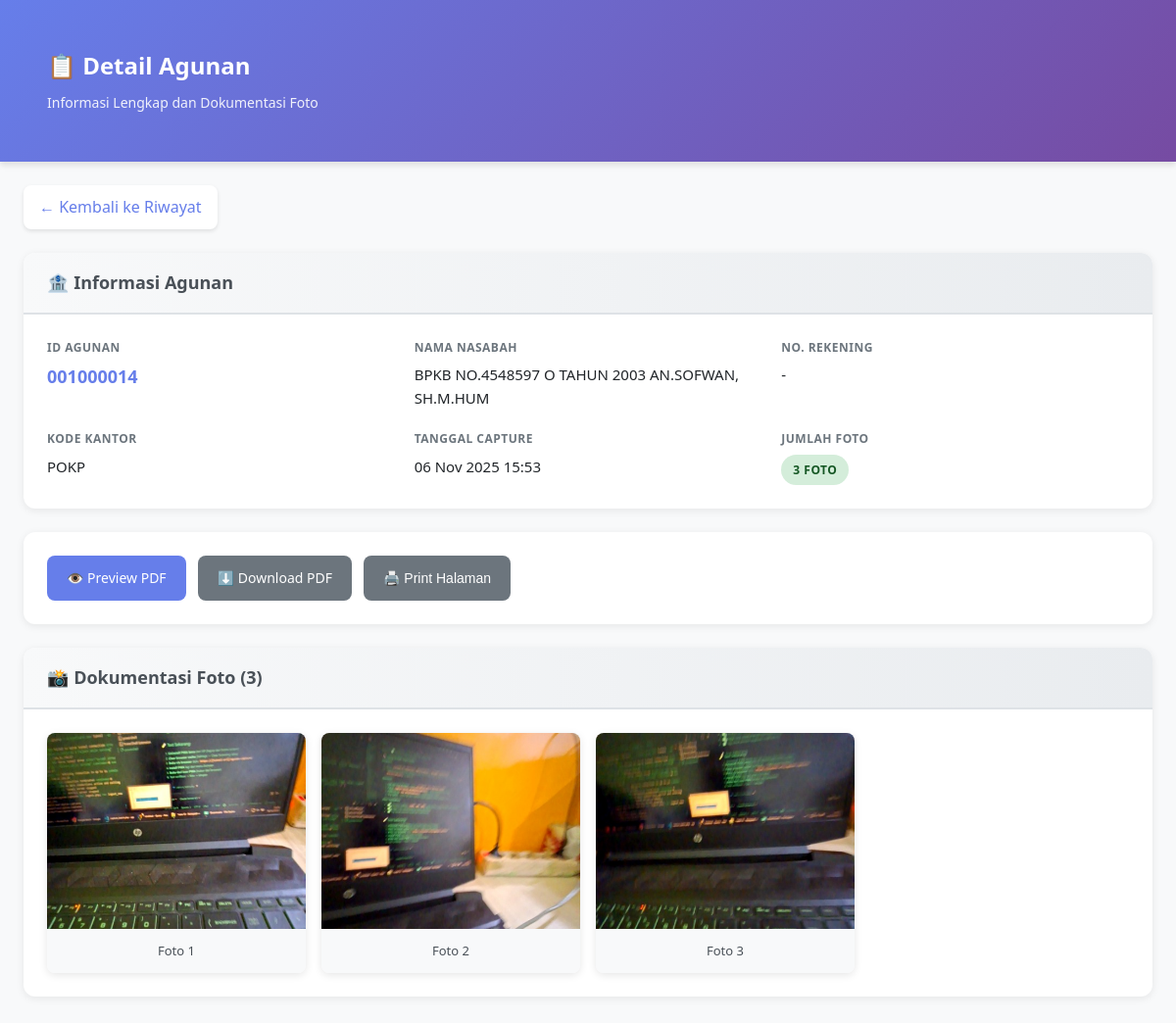
Page /ui/agunan_detail.php?id=18 (signed in) on the committed database.
### tables this page shows
CREATE TABLE `agunan_data`  (
  `id` int(11) NOT NULL AUTO_INCREMENT,
  `id_agunan` varchar(50) NOT NULL,
  `agunan_id_ibs` varchar(20) NULL DEFAULT NULL COMMENT 'ID Agunan dari Core Banking IBS',
  `kode_jenis_agunan` char(3) NULL DEFAULT NULL COMMENT 'Kode jenis agunan dari IBS (5=SHM, 6=SHGB, dll)',
  `cif` varchar(20) NULL DEFAULT NULL COMMENT 'CIF Nasabah dari IBS',
  `nama_nasabah_ibs` varchar(200) NULL DEFAULT NULL COMMENT 'Nama Nasabah dari tabel nasabah IBS',
  `alamat_nasabah_ibs` text NULL COMMENT 'Alamat Nasabah dari IBS',
  `deskripsi_ringkas` varchar(254) NULL DEFAULT NULL COMMENT 'Deskripsi agunan dari IBS',
  `tanah_no_shm` varchar(100) NULL DEFAULT NULL COMMENT 'Nomor Sertifikat Hak Milik',
  `tanah_no_shgb` varchar(100) NULL DEFAULT NULL COMMENT 'Nomor Sertifikat Hak Guna Bangunan',
  `tanah_tgl_sertifikat` date NULL DEFAULT NULL COMMENT 'Tanggal Sertifikat',
  `tanah_luas` decimal(18, 2) NULL DEFAULT NULL COMMENT 'Luas Tanah (m2)',
  `tanah_nama_pemilik` varchar(200) NULL DEFAULT NULL COMMENT 'Nama Pemilik Tanah',
  `tanah_lokasi` text NULL COMMENT 'Lokasi: Desa, Kecamatan, Kabupaten',
  `kend_jenis` varchar(80) NULL DEFAULT NULL COMMENT 'Jenis Kendaraan',
  `kend_merk` varchar(80) NULL DEFAULT NULL COMMENT 'Merk Kendaraan',
  `kend_tahun` char(4) NULL DEFAULT NULL COMMENT 'Tahun Pembuatan',
  `kend_no_polisi` varchar(100) NULL DEFAULT NULL COMMENT 'Nomor Polisi Kendaraan',
  `verified_from_ibs` tinyint(1) NULL DEFAULT 0 COMMENT '0=manual, 1=verified dari IBS',
  `verified_at` datetime NULL DEFAULT NULL COMMENT 'Waktu verifikasi ke IBS',
  `verified_by` varchar(50) NULL DEFAULT NULL COMMENT 'Username yang melakukan verifikasi',
  `photo_taken_by` varchar(50) NULL DEFAULT NULL COMMENT 'Username fotografer',
  `photo_taken_at` datetime NULL DEFAULT NULL COMMENT 'Waktu mulai foto',
  `photo_device` varchar(200) NULL DEFAULT NULL COMMENT 'Device info (user agent)',
  `nama_nasabah` varchar(100) NOT NULL,
  `no_rek` varchar(50) NOT NULL,
  `user_id` int(11) NOT NULL,
  `created_by` varchar(50) NOT NULL,
  `nama_kc` varchar(100) NOT NULL,
  `kode_kantor` varchar(20) NOT NULL DEFAULT 'POKP',
  `pdf_filename` varchar(255) NOT NULL,
  `pdf_path` varchar(500) NOT NULL,
  `total_foto` int(11) NULL DEFAULT 0,
  `created_at` timestamp NULL DEFAULT CURRENT_TIMESTAMP,
  `updated_at` timestamp NULL DEFAULT CURRENT_TIMESTAMP ON UPDATE CURRENT_TIMESTAMP,
  PRIMARY KEY (`id`) USING BTREE,
  INDEX `user_id`(`user_id`) USING BTREE,
  INDEX `idx_id_agunan`(`id_agunan`) USING BTREE,
  INDEX `idx_nama_nasabah`(`nama_nasabah`) USING BTREE,
  INDEX `idx_no_rek`(`no_rek`) USING BTREE,
  INDEX `idx_created_at`(`created_at`) USING BTREE,
  INDEX `idx_agunan_id_ibs`(`agunan_id_ibs`) USING BTREE,
  INDEX `idx_verified`(`verified_from_ibs`) USING BTREE,
  INDEX `idx_photo_taken_by`(`photo_taken_by`) USING BTREE,
  INDEX `idx_cif`(`cif`) USING BTREE
);

CREATE TABLE `agunan_foto`  (
  `id` int(11) NOT NULL AUTO_INCREMENT,
  `agunan_data_id` int(11) NOT NULL,
  `foto_filename` varchar(255) NOT NULL,
  `foto_path` varchar(500) NOT NULL,
  `keterangan` text NOT NULL,
  `file_size` int(11) NULL DEFAULT 0,
  `foto_order` int(11) NULL DEFAULT 1,
  `uploaded_by` varchar(50) NULL DEFAULT NULL COMMENT 'Username yang upload foto',
  `uploaded_at` datetime NULL DEFAULT CURRENT_TIMESTAMP COMMENT 'Waktu upload foto',
  `created_at` timestamp NULL DEFAULT CURRENT_TIMESTAMP,
  PRIMARY KEY (`id`) USING BTREE,
  INDEX `idx_agunan_data_id`(`agunan_data_id`) USING BTREE,
  INDEX `idx_foto_order`(`foto_order`) USING BTREE,
  INDEX `idx_uploaded_by`(`uploaded_by`) USING BTREE
);

### ui/agunan_detail.php (the view, shortened to what this page needs)
<?php
require_once __DIR__ . '/../config.php';
$id = isset($_GET['id']) ? (int)$_GET['id'] : 0;
$kode_kantor = $_SESSION['kode_kantor'] ?? '000';
if ($kode_kantor === '000') {
    $sql = "SELECT * FROM agunan_data WHERE id = ?";
    $stmt = $conn->prepare($sql);
    $stmt->bind_param('i', $id);
} else {
    $sql = "SELECT * FROM agunan_data WHERE id = ? AND kode_kantor = ?";
    $stmt = $conn->prepare($sql);
    $stmt->bind_param('is', $id, $kode_kantor);
}
$stmt->execute();
$result = $stmt->get_result();
$data = $result->fetch_assoc();
$stmt = $conn->prepare('SELECT * FROM agunan_foto WHERE agunan_data_id = ? ORDER BY foto_order ASC, id ASC');
$stmt->bind_param('i', $id);
$stmt->execute();
$photos = $stmt->get_result()->fetch_all(MYSQLI_ASSOC);
?>
<!DOCTYPE html>
<html lang="id">
<head>
</head>
<body>
    <div class="header">
        <div class="container">
            <h1>📋 Detail Agunan</h1>
            <div class="subtitle">Informasi Lengkap dan Dokumentasi Foto</div>
        </div>
    </div>
    <div class="container">
        <a href="history.php" class="back-btn">
            ← Kembali ke Riwayat
        </a>
        <div class="card">
            <div class="card-header">
                <h2>🏦 Informasi Agunan</h2>
            </div>
            <div class="card-body">
                <div class="info-grid">
                    <div class="info-item">
                        <div class="info-label">ID Agunan</div>
                        <div class="info-value highlight"><?= htmlspecialchars($data['id_agunan']) ?></div>
                    </div>
                    <div class="info-item">
                        <div class="info-label">Nama Nasabah</div>
                        <div class="info-value"><?= htmlspecialchars($data['nama_nasabah']) ?></div>
                    </div>
                    <div class="info-item">
                        <div class="info-label">No. Rekening</div>
                        <div class="info-value"><?= htmlspecialchars($data['no_rek']) ?></div>
                    </div>
                    <div class="info-item">
                        <div class="info-label">Kode Kantor</div>
                        <div class="info-value"><?= htmlspecialchars($data['kode_kantor']) ?></div>
                    </div>
                    <div class="info-item">
                        <div class="info-label">Tanggal Capture</div>
                        <div class="info-value"><?= date('d M Y H:i', strtotime($data['created_at'])) ?></div>
                    </div>
                    <div class="info-item">
                        <div class="info-label">Jumlah Foto</div>
                        <div class="info-value">
                            <span class="badge badge-success"><?= count($photos) ?> Foto</span>
                        </div>
                    </div>
                </div>
            </div>
        </div>
        <div class="card">
            <div class="card-body">
                <div class="actions">
                    <?php if (!empty($data['pdf_path'])): ?>
                    <a href="../<?= htmlspecialchars($data['pdf_path']) ?>" target="_blank" class="btn btn-primary">
                        👁️ Preview PDF
                    </a>
                    <a href="../<?= htmlspecialchars($data['pdf_path']) ?>" download class="btn btn-secondary">
                        ⬇️ Download PDF
                    </a>
                    <?php endif; ?>
                    <button onclick="window.print()" class="btn btn-secondary">
                        🖨️ Print Halaman
                    </button>
                </div>
            </div>
        </div>
        <div class="card">
            <div class="card-header">
                <h2>📸 Dokumentasi Foto (<?= count($photos) ?>)</h2>
            </div>
            <div class="card-body">
                <?php if (empty($photos)): ?>
                    <div class="empty">
                        <p>Tidak ada foto</p>
                    </div>
                <?php else: ?>
                    <div class="photo-grid">
                        <?php foreach ($photos as $idx => $photo): ?>
                            <div class="photo-item">
                                <img src="../<?= htmlspecialchars($photo['foto_path']) ?>"
                                     alt="Foto <?= $idx + 1 ?>"
                                     loading="lazy">
                                <div class="photo-caption">
                                    Foto <?= $idx + 1 ?>
                                </div>
                            </div>
                        <?php endforeach; ?>
                    </div>
                <?php endif; ?>
            </div>
        </div>
    </div>
</body>
</html>

### ui/agunan_detail.php (style rules this page uses)
* { box-sizing: border-box; margin: 0; padding: 0; }
body { font-family: 'Segoe UI', Tahoma, Geneva, Verdana, sans-serif; background: #f8f9fa; color: #212529; line-height: 1.6; }
.header { background: linear-gradient(135deg, #667eea 0%, #764ba2 100%); color: white; padding: 24px; box-shadow: 0 4px 6px rgba(0,0,0,0.1); }
.header h1 { font-size: 24px; font-weight: 600; margin-bottom: 8px; }
.header .subtitle { opacity: 0.9; font-size: 14px; }
.container { max-width: 1200px; margin: 0 auto; padding: 24px; }
.back-btn { display: inline-flex; align-items: center; gap: 8px; padding: 10px 16px; background: white; color: #667eea; text-decoration: none; border-radius: 8px; font-weight: 500; margin-bottom: 24px; box-shadow: 0 2px 4px rgba(0,0,0,0.1); transition: all 0.2s; }
.card { background: white; border-radius: 12px; box-shadow: 0 2px 8px rgba(0,0,0,0.08); margin-bottom: 24px; overflow: hidden; }
.card-header { background: linear-gradient(to right, #f8f9fa, #e9ecef); padding: 16px 24px; border-bottom: 2px solid #dee2e6; }
.card-header h2 { font-size: 18px; font-weight: 600; color: #495057; display: flex; align-items: center; gap: 8px; }
.card-body { padding: 24px; }
.info-grid { display: grid; grid-template-columns: repeat(auto-fit, minmax(280px, 1fr)); gap: 20px; }
.info-item { display: flex; flex-direction: column; }
.info-label { font-size: 12px; font-weight: 600; color: #6c757d; text-transform: uppercase; letter-spacing: 0.5px; margin-bottom: 6px; }
.info-value { font-size: 15px; color: #212529; font-weight: 500; }
.info-value.highlight { color: #667eea; font-size: 18px; font-weight: 600; }
.photo-grid { display: grid; grid-template-columns: repeat(auto-fill, minmax(250px, 1fr)); gap: 16px; }
.photo-item { border-radius: 8px; overflow: hidden; box-shadow: 0 2px 8px rgba(0,0,0,0.1); transition: transform 0.2s, box-shadow 0.2s; }
.photo-item img { width: 100%; height: 200px; object-fit: cover; display: block; }
.photo-caption { padding: 12px; background: #f8f9fa; font-size: 13px; color: #495057; text-align: center; font-weight: 500; }
.badge { display: inline-block; padding: 6px 12px; border-radius: 20px; font-size: 12px; font-weight: 600; text-transform: uppercase; letter-spacing: 0.5px; }
.badge-success { background: #d4edda; color: #155724; }
.actions { display: flex; gap: 12px; flex-wrap: wrap; }
.btn { display: inline-flex; align-items: center; gap: 8px; padding: 12px 20px; border-radius: 8px; text-decoration: none; font-weight: 500; transition: all 0.2s; border: none; cursor: pointer; font-size: 14px; }
.btn-primary { background: #667eea; color: white; }
.btn-secondary { background: #6c757d; color: white; }

### rows in the picture
agunan_data: id_agunan "001000014", nama_nasabah "BPKB NO.4548597 O TAHUN 2003 AN.SOFWAN, SH.M.HUM", no_rek "-", kode_kantor "POKP", created_at "06 Nov 2025 15:53"
agunan_foto: foto_path (picture)
agunan_foto: foto_path (picture)
agunan_foto: foto_path (picture)

### other values in the picture
count($photos) "3"
